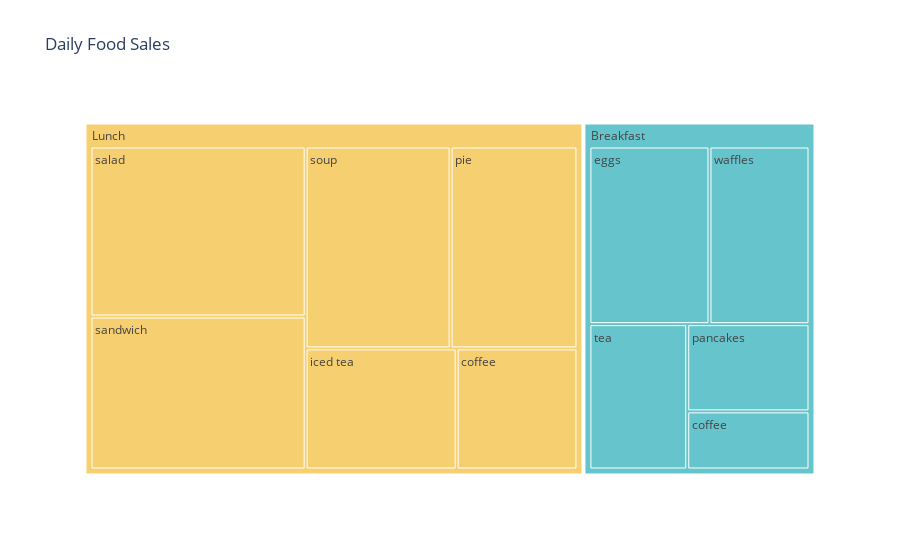
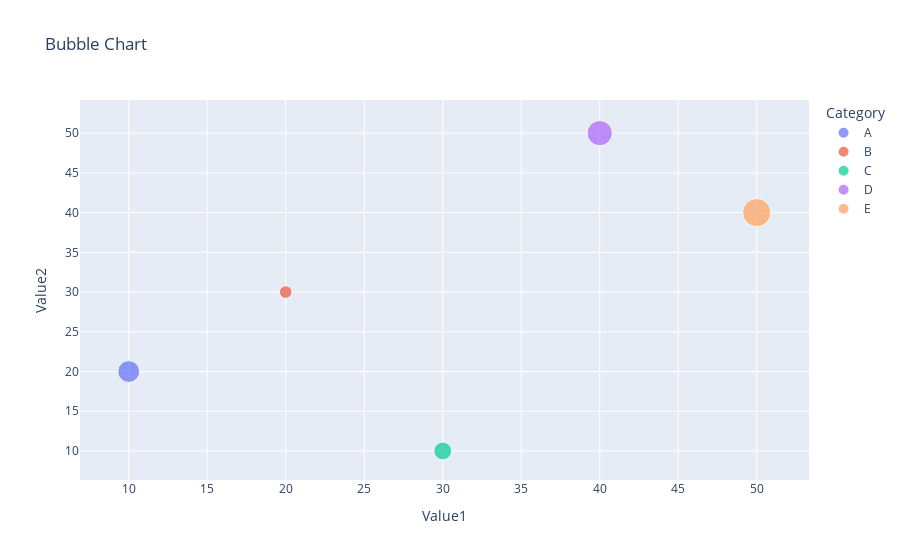
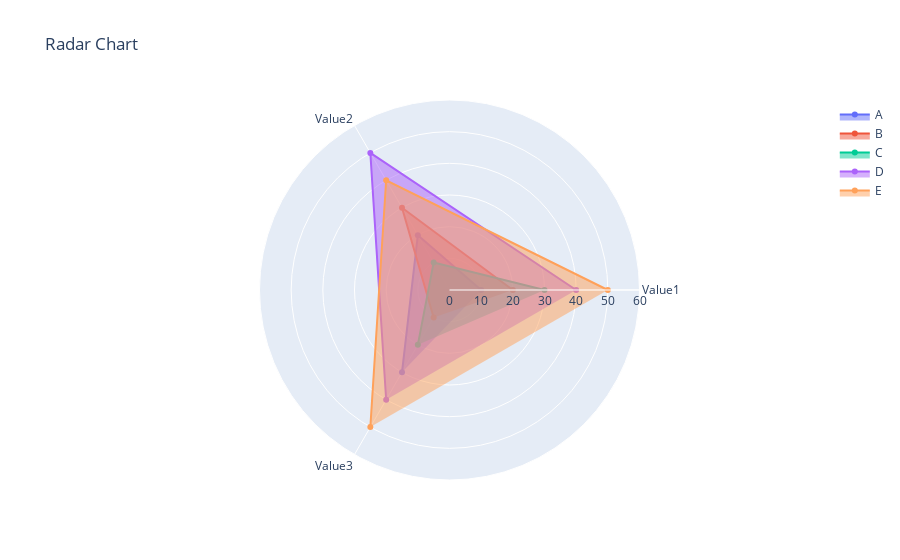
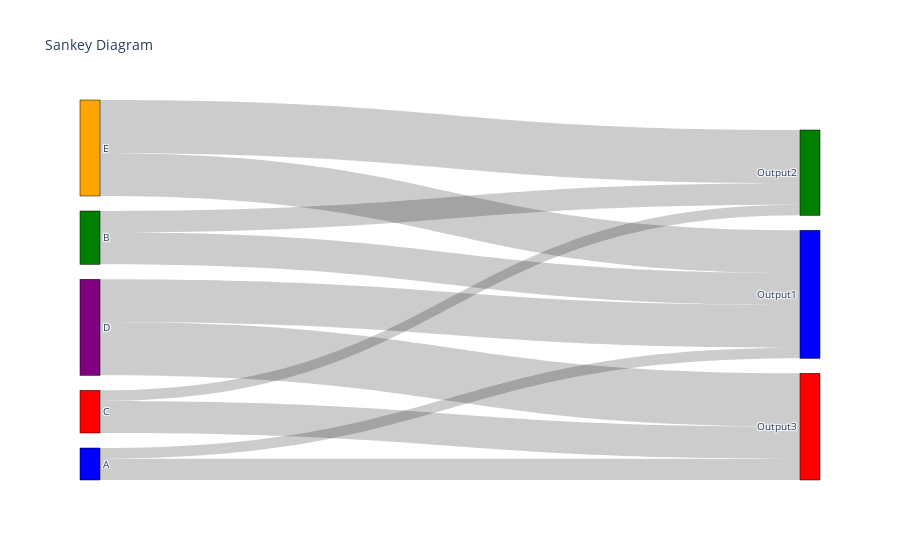

Notebook cell for these charts, in order:
### Code cell
import pandas as pd
import numpy as np
import matplotlib.pyplot as plt
import seaborn as sns
import plotly.express as px
import plotly.graph_objects as go
import geopandas as gpd
import folium
from plotly.subplots import make_subplots

# 샘플 데이터 생성
df = pd.DataFrame({
    'Category': ['A', 'B', 'C', 'D', 'E'],
    'Value1': [10, 20, 30, 40, 50],
    'Value2': [20, 30, 10, 50, 40],
    'Value3': [30, 10, 20, 40, 50],
    'Latitude': [37.55, 36.33, 35.14, 34.20, 33.38],
    'Longitude': [126.97, 127.38, 126.71, 126.54, 126.96]
})

## 히트맵
plt.figure(figsize=(10, 8))
numeric_df = df[['Value1', 'Value2', 'Value3']]
sns.heatmap(numeric_df.corr(), annot=True, cmap='coolwarm')
plt.title('Heatmap')
plt.show()

plt.figure(figsize=(10, 8))
random_data = np.random.rand(20, 10)
sns.heatmap(random_data, annot=True, cmap='coolwarm')
plt.title('Heatmap of Random Data')
plt.show()


# 샘플 데이터 생성
data_treemap = {
    'Category': ['Breakfast', 'Breakfast', 'Breakfast', 'Breakfast', 'Breakfast', 'Lunch', 'Lunch', 'Lunch', 'Lunch', 'Lunch', 'Lunch'],
    'Item': ['waffles', 'eggs', 'pancakes', 'tea', 'coffee', 'salad', 'sandwich', 'soup', 'pie', 'iced tea', 'coffee'],
    'Value': [50, 60, 30, 40, 20, 100, 90, 80, 70, 50, 40]
}

df_treemap = pd.DataFrame(data_treemap)

# 트리맵 생성
fig_treemap = px.treemap(df_treemap, path=['Category', 'Item'], values='Value', color='Category',
                         color_discrete_sequence=px.colors.qualitative.Pastel,
                         title='Daily Food Sales')
fig_treemap.show()

## 버블차트
fig = px.scatter(df, x='Value1', y='Value2', size='Value3', color='Category', title='Bubble Chart')
fig.show()

## 레이더 차트
categories = df.columns[1:4]
fig = go.Figure()
for i in range(len(df)):
    fig.add_trace(go.Scatterpolar(
        r=df.iloc[i, 1:4].values,
        theta=categories,
        fill='toself',
        name=df['Category'][i]
    ))
fig.update_layout(
    polar=dict(
        radialaxis=dict(
            visible=True,
            range=[0, 60]
        )),
    showlegend=True,
    title='Radar Chart'
)
fig.show()


## 생키 다이어그램
fig = go.Figure(go.Sankey(
    node=dict(
        pad=15,
        thickness=20,
        line=dict(color="black", width=0.5),
        label=["A", "B", "C", "D", "E", "Output1", "Output2", "Output3"],
        color=["blue", "green", "red", "purple", "orange", "blue", "green", "red"]
    ),
    link=dict(
        source=[0, 1, 2, 3, 4, 0, 1, 2, 3, 4],
        target=[5, 6, 7, 5, 6, 7, 5, 6, 7, 5],
        value=[10, 20, 30, 40, 50, 20, 30, 10, 50, 40]
    )
))
fig.update_layout(title_text="Sankey Diagram", font_size=10)
fig.show()

### Figure 1 — Plotly figure (JSON) as saved in the notebook; plotly's stock layout.template omitted (floating-point values rounded to 4 significant figures)
{"data": [{"branchvalues": "total", "customdata": [["Breakfast"], ["Lunch"], ["Breakfast"], ["Lunch"], ["Breakfast"], ["Lunch"], ["Lunch"], ["Lunch"], ["Lunch"], ["Breakfast"], ["Breakfast"], ["Breakfast"], ["Lunch"]], "domain": {"x": [0, 1], "y": [0, 1]}, "hovertemplate": "labels=%{label}<br>Value=%{value}<br>parent=%{parent}<br>id=%{id}<br>Category=%{customdata[0]}<extra></extra>", "ids": ["Breakfast/coffee", "Lunch/coffee", "Breakfast/eggs", "Lunch/iced tea", "Breakfast/pancakes", "Lunch/pie", "Lunch/salad", "Lunch/sandwich", "Lunch/soup", "Breakfast/tea", "Breakfast/waffles", "Breakfast", "Lunch"], "labels": ["coffee", "coffee", "eggs", "iced tea", "pancakes", "pie", "salad", "sandwich", "soup", "tea", "waffles", "Breakfast", "Lunch"], "marker": {"colors": ["rgb(102, 197, 204)", "rgb(246, 207, 113)", "rgb(102, 197, 204)", "rgb(246, 207, 113)", "rgb(102, 197, 204)", "rgb(246, 207, 113)", "rgb(246, 207, 113)", "rgb(246, 207, 113)", "rgb(246, 207, 113)", "rgb(102, 197, 204)", "rgb(102, 197, 204)", "rgb(102, 197, 204)", "rgb(246, 207, 113)"]}, "name": "", "parents": ["Breakfast", "Lunch", "Breakfast", "Lunch", "Breakfast", "Lunch", "Lunch", "Lunch", "Lunch", "Breakfast", "Breakfast", "", ""], "type": "treemap", "values": [20, 40, 60, 50, 30, 70, 100, 90, 80, 40, 50, 200, 430]}], "layout": {"legend": {"tracegroupgap": 0}, "title": {"text": "Daily Food Sales"}, "treemapcolorway": ["rgb(102, 197, 204)", "rgb(246, 207, 113)", "rgb(248, 156, 116)", "rgb(220, 176, 242)", "rgb(135, 197, 95)", "rgb(158, 185, 243)", "rgb(254, 136, 177)", "rgb(201, 219, 116)", "rgb(139, 224, 164)", "rgb(180, 151, 231)", "rgb(179, 179, 179)"]}}

### Figure 2 — Plotly figure (JSON) as saved in the notebook; plotly's stock layout.template omitted (floating-point values rounded to 4 significant figures)
{"data": [{"hovertemplate": "Category=A<br>Value1=%{x}<br>Value2=%{y}<br>Value3=%{marker.size}<extra></extra>", "legendgroup": "A", "marker": {"color": "#636efa", "size": [30], "sizemode": "area", "sizeref": 0.125, "symbol": "circle"}, "mode": "markers", "name": "A", "orientation": "v", "showlegend": true, "type": "scatter", "x": [10], "xaxis": "x", "y": [20], "yaxis": "y"}, {"hovertemplate": "Category=B<br>Value1=%{x}<br>Value2=%{y}<br>Value3=%{marker.size}<extra></extra>", "legendgroup": "B", "marker": {"color": "#EF553B", "size": [10], "sizemode": "area", "sizeref": 0.125, "symbol": "circle"}, "mode": "markers", "name": "B", "orientation": "v", "showlegend": true, "type": "scatter", "x": [20], "xaxis": "x", "y": [30], "yaxis": "y"}, {"hovertemplate": "Category=C<br>Value1=%{x}<br>Value2=%{y}<br>Value3=%{marker.size}<extra></extra>", "legendgroup": "C", "marker": {"color": "#00cc96", "size": [20], "sizemode": "area", "sizeref": 0.125, "symbol": "circle"}, "mode": "markers", "name": "C", "orientation": "v", "showlegend": true, "type": "scatter", "x": [30], "xaxis": "x", "y": [10], "yaxis": "y"}, {"hovertemplate": "Category=D<br>Value1=%{x}<br>Value2=%{y}<br>Value3=%{marker.size}<extra></extra>", "legendgroup": "D", "marker": {"color": "#ab63fa", "size": [40], "sizemode": "area", "sizeref": 0.125, "symbol": "circle"}, "mode": "markers", "name": "D", "orientation": "v", "showlegend": true, "type": "scatter", "x": [40], "xaxis": "x", "y": [50], "yaxis": "y"}, {"hovertemplate": "Category=E<br>Value1=%{x}<br>Value2=%{y}<br>Value3=%{marker.size}<extra></extra>", "legendgroup": "E", "marker": {"color": "#FFA15A", "size": [50], "sizemode": "area", "sizeref": 0.125, "symbol": "circle"}, "mode": "markers", "name": "E", "orientation": "v", "showlegend": true, "type": "scatter", "x": [50], "xaxis": "x", "y": [40], "yaxis": "y"}], "layout": {"legend": {"itemsizing": "constant", "title": {"text": "Category"}, "tracegroupgap": 0}, "title": {"text": "Bubble Chart"}, "xaxis": {"anchor": "y", "domain": [0, 1], "title": {"text": "Value1"}}, "yaxis": {"anchor": "x", "domain": [0, 1], "title": {"text": "Value2"}}}}

### Figure 3 — Plotly figure (JSON) as saved in the notebook; plotly's stock layout.template omitted (floating-point values rounded to 4 significant figures)
{"data": [{"fill": "toself", "name": "A", "r": [10, 20, 30], "theta": ["Value1", "Value2", "Value3"], "type": "scatterpolar"}, {"fill": "toself", "name": "B", "r": [20, 30, 10], "theta": ["Value1", "Value2", "Value3"], "type": "scatterpolar"}, {"fill": "toself", "name": "C", "r": [30, 10, 20], "theta": ["Value1", "Value2", "Value3"], "type": "scatterpolar"}, {"fill": "toself", "name": "D", "r": [40, 50, 40], "theta": ["Value1", "Value2", "Value3"], "type": "scatterpolar"}, {"fill": "toself", "name": "E", "r": [50, 40, 50], "theta": ["Value1", "Value2", "Value3"], "type": "scatterpolar"}], "layout": {"polar": {"radialaxis": {"range": [0, 60], "visible": true}}, "showlegend": true, "title": {"text": "Radar Chart"}}}

### Figure 4 — Plotly figure (JSON) as saved in the notebook; plotly's stock layout.template omitted (floating-point values rounded to 4 significant figures)
{"data": [{"link": {"source": [0, 1, 2, 3, 4, 0, 1, 2, 3, 4], "target": [5, 6, 7, 5, 6, 7, 5, 6, 7, 5], "value": [10, 20, 30, 40, 50, 20, 30, 10, 50, 40]}, "node": {"color": ["blue", "green", "red", "purple", "orange", "blue", "green", "red"], "label": ["A", "B", "C", "D", "E", "Output1", "Output2", "Output3"], "line": {"color": "black", "width": 0.5}, "pad": 15, "thickness": 20}, "type": "sankey"}], "layout": {"font": {"size": 10}, "title": {"text": "Sankey Diagram"}}}
